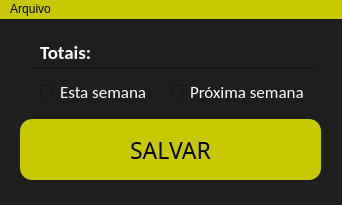
<?xml version="1.0" encoding="UTF-8"?>
<ui version="4.0">
 <class>MainWindow</class>
 <widget class="QMainWindow" name="MainWindow">
  <property name="geometry">
   <rect>
    <x>0</x>
    <y>0</y>
    <width>342</width>
    <height>205</height>
   </rect>
  </property>
  <property name="minimumSize">
   <size>
    <width>342</width>
    <height>205</height>
   </size>
  </property>
  <property name="maximumSize">
   <size>
    <width>342</width>
    <height>205</height>
   </size>
  </property>
  <property name="windowTitle">
   <string>Cachês da Semana</string>
  </property>
  <property name="windowIcon">
   <iconset>
    <normaloff>imagens/Logo-JAPIASSÚ-símbolo.ico</normaloff>imagens/Logo-JAPIASSÚ-símbolo.ico</iconset>
  </property>
  <property name="autoFillBackground">
   <bool>false</bool>
  </property>
  <property name="styleSheet">
   <string notr="true">background-color: rgb(30, 30, 30);
color: rgb(255, 255, 255);</string>
  </property>
  <property name="toolButtonStyle">
   <enum>Qt::ToolButtonIconOnly</enum>
  </property>
  <property name="tabShape">
   <enum>QTabWidget::Rounded</enum>
  </property>
  <widget class="QWidget" name="centralwidget">
   <widget class="QPushButton" name="pushButton_2">
    <property name="geometry">
     <rect>
      <x>20</x>
      <y>100</y>
      <width>301</width>
      <height>61</height>
     </rect>
    </property>
    <property name="font">
     <font>
      <family>Arial Black</family>
      <pointsize>17</pointsize>
     </font>
    </property>
    <property name="styleSheet">
     <string notr="true">QPushButton:hover {
	background-color: rgb(255, 255, 0);
}
QPushButton {
	background-color: rgb(200, 200, 0);
	color:rgb(0,0,0);
	border-radius: 12px;
}
QPushButton:pressed {
	background-color: rgb(200, 200, 0);
	color:rgb(0,0,0);
	border-radius: 12px;
}</string>
    </property>
    <property name="text">
     <string>SALVAR</string>
    </property>
   </widget>
   <widget class="QRadioButton" name="radioButton">
    <property name="geometry">
     <rect>
      <x>40</x>
      <y>64</y>
      <width>111</width>
      <height>17</height>
     </rect>
    </property>
    <property name="font">
     <font>
      <family>Calibri</family>
      <pointsize>13</pointsize>
      <weight>50</weight>
      <bold>false</bold>
     </font>
    </property>
    <property name="text">
     <string>Esta semana</string>
    </property>
   </widget>
   <widget class="QRadioButton" name="radioButton_2">
    <property name="geometry">
     <rect>
      <x>170</x>
      <y>64</y>
      <width>141</width>
      <height>17</height>
     </rect>
    </property>
    <property name="font">
     <font>
      <family>Calibri</family>
      <pointsize>13</pointsize>
      <weight>50</weight>
      <bold>false</bold>
     </font>
    </property>
    <property name="text">
     <string>Próxima semana</string>
    </property>
   </widget>
   <widget class="QLabel" name="label">
    <property name="geometry">
     <rect>
      <x>40</x>
      <y>23</y>
      <width>241</width>
      <height>20</height>
     </rect>
    </property>
    <property name="font">
     <font>
      <family>Calibri</family>
      <pointsize>14</pointsize>
      <weight>75</weight>
      <bold>true</bold>
     </font>
    </property>
    <property name="text">
     <string>Totais:</string>
    </property>
   </widget>
   <widget class="Line" name="line">
    <property name="geometry">
     <rect>
      <x>29</x>
      <y>40</y>
      <width>290</width>
      <height>20</height>
     </rect>
    </property>
    <property name="orientation">
     <enum>Qt::Horizontal</enum>
    </property>
   </widget>
  </widget>
  <widget class="QMenuBar" name="menubar">
   <property name="geometry">
    <rect>
     <x>0</x>
     <y>0</y>
     <width>342</width>
     <height>22</height>
    </rect>
   </property>
   <property name="styleSheet">
    <string notr="true">QMenuBar {
	color: rgb(0,0,0);
	selection-color: rgb(200,200, 0);
	background-color: rgb(200, 200, 0);
	font: 10pt &quot;MS Shell Dlg 2&quot;;
}
QMenuBar::item:selected {
    background: rgb(200, 200,0);
}

QMenuBar::hover {
	color: rgb(50,50,50);
	background-color: rgb(255, 255, 0);
}
 </string>
   </property>
   <widget class="QMenu" name="menuExit">
    <property name="styleSheet">
     <string notr="true">QMenu {
	color: rgb(0,0,0);	
	selection-color: rgb(0, 0, 0);
	selection-background-color: rgb(255, 255, 0);
	background-color: rgb(200, 200, 0);
	font: 9pt &quot;MS Shell Dlg 2&quot;;
}
QMenu::hover {
	color: rgb(30,30,30);
	background-color: rgb(255, 255, 0);
}</string>
    </property>
    <property name="title">
     <string>Arquivo</string>
    </property>
    <addaction name="actionFonte_de_Dados"/>
    <addaction name="separator"/>
    <addaction name="actionQuit"/>
   </widget>
   <addaction name="menuExit"/>
  </widget>
  <action name="actionQuit">
   <property name="text">
    <string>Quit</string>
   </property>
  </action>
  <action name="actionFonte_de_Dados">
   <property name="text">
    <string>Fonte de Dados</string>
   </property>
  </action>
 </widget>
 <resources/>
 <connections/>
</ui>
